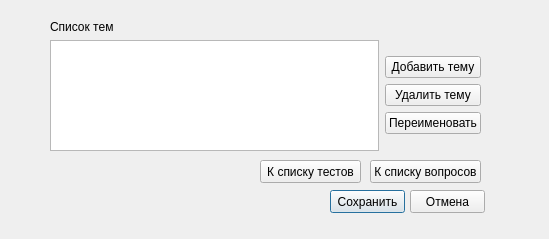
<?xml version="1.0" encoding="UTF-8"?>
<ui version="4.0">
 <class>SUTestEdit1</class>
 <widget class="QDialog" name="SUTestEdit1">
  <property name="geometry">
   <rect>
    <x>0</x>
    <y>0</y>
    <width>549</width>
    <height>239</height>
   </rect>
  </property>
  <property name="windowTitle">
   <string>Dialog</string>
  </property>
  <widget class="QPushButton" name="saveButton">
   <property name="geometry">
    <rect>
     <x>330</x>
     <y>190</y>
     <width>75</width>
     <height>23</height>
    </rect>
   </property>
   <property name="text">
    <string>Сохранить</string>
   </property>
  </widget>
  <widget class="QPushButton" name="cancelButton">
   <property name="geometry">
    <rect>
     <x>410</x>
     <y>190</y>
     <width>75</width>
     <height>23</height>
    </rect>
   </property>
   <property name="text">
    <string>Отмена</string>
   </property>
  </widget>
  <widget class="QPushButton" name="pushButton">
   <property name="geometry">
    <rect>
     <x>260</x>
     <y>160</y>
     <width>101</width>
     <height>23</height>
    </rect>
   </property>
   <property name="text">
    <string>К списку тестов</string>
   </property>
  </widget>
  <widget class="QPushButton" name="pushButton_2">
   <property name="geometry">
    <rect>
     <x>370</x>
     <y>160</y>
     <width>111</width>
     <height>23</height>
    </rect>
   </property>
   <property name="text">
    <string>К списку вопросов</string>
   </property>
  </widget>
  <widget class="QWidget" name="">
   <property name="geometry">
    <rect>
     <x>50</x>
     <y>20</y>
     <width>431</width>
     <height>131</height>
    </rect>
   </property>
   <layout class="QGridLayout" name="gridLayout">
    <item row="0" column="0">
     <widget class="QLabel" name="Themelabel">
      <property name="text">
       <string>Список тем</string>
      </property>
     </widget>
    </item>
    <item row="1" column="0">
     <widget class="QListWidget" name="themelistWidget"/>
    </item>
    <item row="1" column="1">
     <layout class="QVBoxLayout" name="verticalLayout">
      <item>
       <spacer name="verticalSpacer">
        <property name="orientation">
         <enum>Qt::Vertical</enum>
        </property>
        <property name="sizeHint" stdset="0">
         <size>
          <width>20</width>
          <height>40</height>
         </size>
        </property>
       </spacer>
      </item>
      <item>
       <widget class="QPushButton" name="AddThemeButton">
        <property name="text">
         <string>Добавить тему</string>
        </property>
       </widget>
      </item>
      <item>
       <widget class="QPushButton" name="DelThemeButton">
        <property name="text">
         <string>Удалить тему</string>
        </property>
       </widget>
      </item>
      <item>
       <widget class="QPushButton" name="RenameThemeButton">
        <property name="text">
         <string>Переименовать</string>
        </property>
       </widget>
      </item>
      <item>
       <spacer name="verticalSpacer_2">
        <property name="orientation">
         <enum>Qt::Vertical</enum>
        </property>
        <property name="sizeHint" stdset="0">
         <size>
          <width>20</width>
          <height>40</height>
         </size>
        </property>
       </spacer>
      </item>
     </layout>
    </item>
   </layout>
  </widget>
 </widget>
 <resources/>
 <connections/>
</ui>
